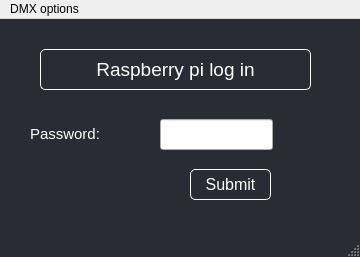
<?xml version="1.0" encoding="UTF-8"?>
<ui version="4.0">
 <class>MainWindow</class>
 <widget class="QMainWindow" name="MainWindow">
  <property name="geometry">
   <rect>
    <x>0</x>
    <y>0</y>
    <width>360</width>
    <height>257</height>
   </rect>
  </property>
  <property name="windowTitle">
   <string>MainWindow</string>
  </property>
  <property name="styleSheet">
   <string notr="true">QMainWindow{
background-color: #292C34;
}</string>
  </property>
  <widget class="QWidget" name="centralwidget">
   <widget class="QLabel" name="passwordLabel">
    <property name="geometry">
     <rect>
      <x>30</x>
      <y>100</y>
      <width>101</width>
      <height>31</height>
     </rect>
    </property>
    <property name="styleSheet">
     <string notr="true">QLabel{
color: white;

}</string>
    </property>
    <property name="text">
     <string>&lt;html&gt;&lt;head/&gt;&lt;body&gt;&lt;p&gt;&lt;span style=&quot; font-size:11pt;&quot;&gt;Password:&lt;/span&gt;&lt;/p&gt;&lt;/body&gt;&lt;/html&gt;</string>
    </property>
   </widget>
   <widget class="QLabel" name="mainLabel">
    <property name="geometry">
     <rect>
      <x>40</x>
      <y>30</y>
      <width>271</width>
      <height>41</height>
     </rect>
    </property>
    <property name="styleSheet">
     <string notr="true">QLabel{
color: white;
border: 1px solid white;
border-radius: 5px;
text-align: center;

}</string>
    </property>
    <property name="text">
     <string>&lt;html&gt;&lt;head/&gt;&lt;body&gt;&lt;p&gt;&lt;span style=&quot; font-size:14pt;&quot;&gt;Raspberry pi log in&lt;/span&gt;&lt;/p&gt;&lt;/body&gt;&lt;/html&gt;</string>
    </property>
    <property name="alignment">
     <set>Qt::AlignCenter</set>
    </property>
   </widget>
   <widget class="QLineEdit" name="passwordInput">
    <property name="geometry">
     <rect>
      <x>160</x>
      <y>100</y>
      <width>113</width>
      <height>31</height>
     </rect>
    </property>
    <property name="font">
     <font>
      <pointsize>9</pointsize>
     </font>
    </property>
   </widget>
   <widget class="QPushButton" name="submitButton">
    <property name="geometry">
     <rect>
      <x>190</x>
      <y>150</y>
      <width>81</width>
      <height>31</height>
     </rect>
    </property>
    <property name="font">
     <font>
      <pointsize>12</pointsize>
     </font>
    </property>
    <property name="styleSheet">
     <string notr="true">QPushButton{
border: 1px solid white;
border-radius: 5px;
background-color: #292C34;
color: white;
}</string>
    </property>
    <property name="text">
     <string>Submit</string>
    </property>
   </widget>
  </widget>
  <widget class="QMenuBar" name="menubar">
   <property name="geometry">
    <rect>
     <x>0</x>
     <y>0</y>
     <width>360</width>
     <height>18</height>
    </rect>
   </property>
   <widget class="QMenu" name="menuDMX_options">
    <property name="title">
     <string>DMX options</string>
    </property>
    <addaction name="runOnComputerAction"/>
    <addaction name="runWithoutDMXAction"/>
   </widget>
   <addaction name="menuDMX_options"/>
  </widget>
  <widget class="QStatusBar" name="statusbar"/>
  <action name="runOnComputerAction">
   <property name="text">
    <string>Run on computer</string>
   </property>
  </action>
  <action name="runWithoutDMXAction">
   <property name="text">
    <string>Run without DMX</string>
   </property>
  </action>
 </widget>
 <resources/>
 <connections/>
</ui>
